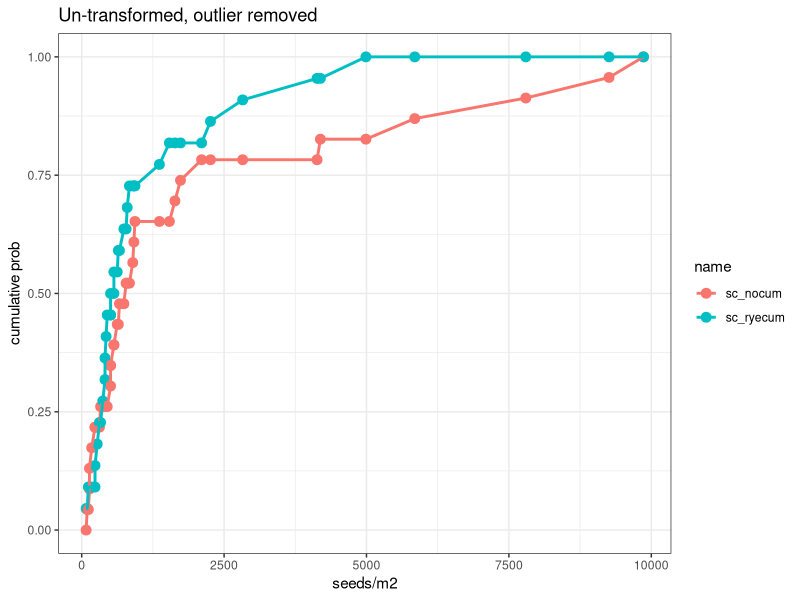
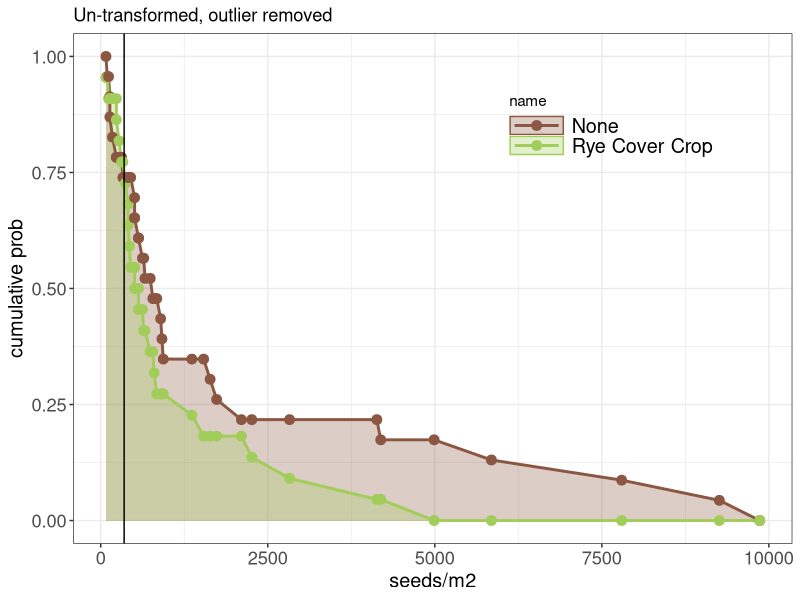

R code for these plots, in order: (Note: this script raises an error after producing the figures.)
##################################
# Author: Gina Nichols (vnichols@iastate.edu)
# Created: 5/22/2020
#
# Purpose: make stoch dom fig
#
# Last modified:
#
# Notes:
####################################

rm(list = ls())
library(tidyverse)

# data --------------------------------------------------------------------


stodom <- read_csv("01_stats-stoch-dom/st_stoch-dom-res.csv")


# figure ------------------------------------------------------------------

mylegendtheme <-   theme(#legend.direction = "horizontal",
  #legend.position = "bottom",
  legend.justification = c(1, 1),
  legend.position = c(0.9, 0.9),
  legend.background = element_blank(),
  legend.key.width = unit(1.4, "cm"),
  legend.key.height = unit(0.5, "cm"),
  legend.key.size = unit(1, "cm"),
  #axis.title.y = element_text(angle = 0, 
  #                            vjust = 0.5, 
  #                            hjust = -1)
)



myaxistexttheme <- theme(axis.text = element_text(size = rel(1.2)),
                         legend.text = element_text(size = rel(1.3)),
                         axis.title = element_text(size = rel(1.3)))


cctrtpal <- c("darkolivegreen3", "lightsalmon4")

labseedsm2 = expression('Weed Seeds\n (1000s m'^"-2)")
labseedsm2 <- bquote("Weed Seeds (1000s"~m^-2~")")


#--these are 'rough drafts'

#--cum diff
stodom %>% 
  pivot_longer(sc_nocum:sc_ryecum) %>% 
  select(seeds, name, value) %>% 
  ggplot(aes(seeds, value, color = name)) + 
  geom_point(size = 3) +
  geom_line(size = 1
  ) + 
  theme_bw() + 
  labs(x = "seeds/m2",
       y = "cumulative prob",
       title = "Un-transformed, outlier removed")

library(ggridges)

#--inv cum diff
stodom %>% 
  pivot_longer(sc_nocum:sc_ryecum) %>% 
mutate(name = recode(name, 
                  "sc_nocum" = "None",
                  "sc_ryecum" = "Rye Cover Crop")) %>%  
  select(seeds, name, value) %>% 
  mutate(inv_value = 1 - value) %>% 
  ggplot(aes(seeds, inv_value, color = name, fill = name, group = name)) + 
  geom_density_line(stat = "identity", size = 0.5, alpha = 0.3) +
  geom_line(size = 1) +
  geom_point(size = 3) +
  scale_fill_manual(values = c("None" = cctrtpal[2],
                               "Rye Cover Crop" = cctrtpal[1])) +
  scale_color_manual(values = c("None" = cctrtpal[2],
                                "Rye Cover Crop" = cctrtpal[1])) +
  geom_vline(xintercept = 350) +
  theme_bw() + 
  myaxistexttheme + 
  mylegendtheme +
  labs(x = "seeds/m2",
       y = "cumulative prob",
       title = "Un-transformed, outlier removed") 




stodom %>% 
  mutate(inv_value = 1-value,
         ) %>% 
  ggplot(aes(seeds, inv_value, color = name)) + 
  geom_point(size = 3) +
  #geom_line(size = 1) + 
  geom_smooth(size = 1, se = F) + 
#  geom_xspline(spline_shape=0.4, size=0.5) +
  geom_vline(xintercept = 350) + 
  theme_bw() + 
  labs(x = "seeds/m2",
       y = "cumulative prob",
       title = "Un-transformed, outlier removed") 



# splines? ----------------------------------------------------------------


set.seed(1492)
dat <- data.frame(x=c(1:10, 1:10, 1:10),
                  y=c(sample(15:30, 10), 2*sample(15:30, 10),
                      3*sample(15:30, 10)),
                  group=factor(c(rep(1, 10), rep(2, 10), rep(3, 10)))
)

ggplot(dat, aes(x, y, group=group, color=group)) +
  geom_point() +
  geom_line()

ggplot(dat, aes(x, y, group=group, color=factor(group))) +
  geom_point() +
  geom_line() +
  geom_smooth(se=FALSE, linetype="dashed", size=0.5)

ggplot(dat, aes(x, y, group=group, color=factor(group))) +
  geom_point(color="black") +
#  geom_smooth(se=FALSE, linetype="dashed", size=0.5) +
  geom_xspline(size=0.5)

ggplot(dat, aes(x, y, group=group, color=factor(group))) +
  geom_point(color="black") +
#  geom_smooth(se=FALSE, linetype="dashed", size=0.5) +
  geom_xspline(spline_shape=-0.4, size=0.5)

ggplot(dat, aes(x, y, group=group, color=factor(group))) +
  geom_point(color="black") +
#  geom_smooth(se=FALSE, linetype="dashed", size=0.5) +
  geom_xspline(spline_shape=0.4, size=0.5)

ggplot(dat, aes(x, y, group=group, color=factor(group))) +
  geom_point(color="black") +
  geom_smooth(se=FALSE, linetype="dashed", size=0.5) +
  geom_xspline(spline_shape=1, size=0.5)

ggplot(dat, aes(x, y, group=group, color=factor(group))) +
  geom_point(color="black") +
  geom_smooth(se=FALSE, linetype="dashed", size=0.5) +
  geom_xspline(spline_shape=0, size=0.5)

ggplot(dat, aes(x, y, group=group, color=factor(group))) +
  geom_point(color="black") +
  geom_smooth(se=FALSE, linetype="dashed", size=0.5) +
  geom_xspline(spline_shape=-1, size=0.5)

